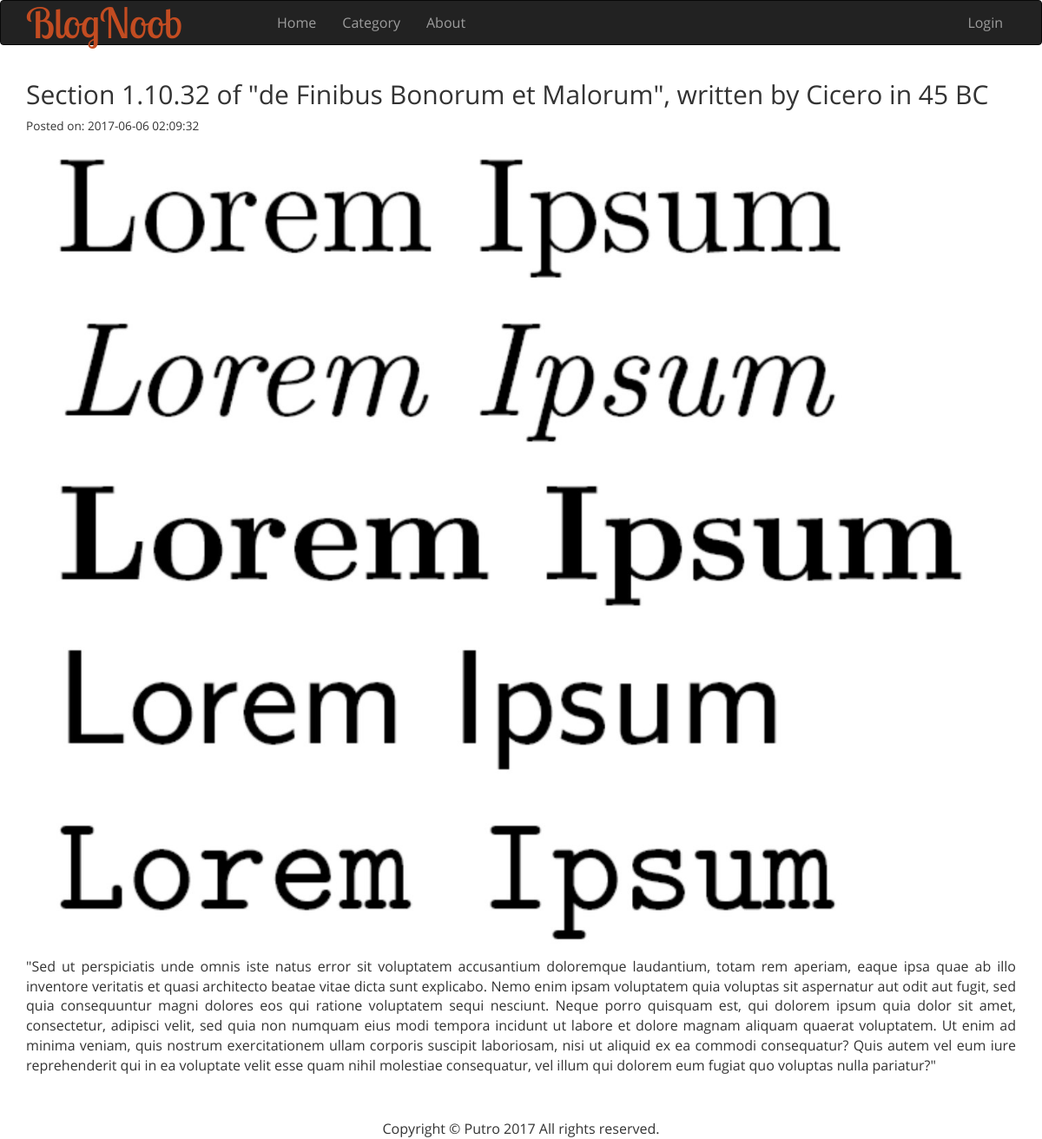
The page /posts/Section-11032-of-de-Finibus-Bonorum-et-Malorum-written-by-Cicero-in-45-BC on the database its author committed.
### tables this page shows
CREATE TABLE `posts` (
  `id` int(11) NOT NULL,
  `category_id` int(11) NOT NULL,
  `user_id` int(11) NOT NULL,
  `title` varchar(255) NOT NULL,
  `slug` varchar(255) NOT NULL,
  `body` text NOT NULL,
  `post_image` varchar(255) NOT NULL,
  `created_at` timestamp NOT NULL DEFAULT CURRENT_TIMESTAMP
);

### application/controllers/Posts.php (called while the page is built, shortened)
<?php
	class Posts extends CI_Controller{
		public function view($slug = NULL){
			$data['post'] = $this->post_model->get_posts($slug);
			$data['title'] = $data['post']['title'];
			$this->load->view('template/header');
			$this->load->view('posts/view', $data);
			$this->load->view('template/footer');
		}
	}

### index.php (called while the page is built, shortened)
<?php
require_once BASEPATH.'core/CodeIgniter.php';

### application/models/Post_model.php (called while the page is built, shortened)
<?php
	class Post_model extends CI_Model{
		public function get_posts($slug = FALSE){
			$query = $this->db->get_where('posts', array('slug' => $slug));
			return $query->row_array();
		}
}

### application/views/posts/view.php (the view, shortened to what this page needs)
<h2><?php echo $post['title']; ?></h2>
<small class="post-date">Posted on: <?php echo $post['created_at']; ?> </small><br>
<img class="img-thumbnail" src="<?php echo site_url(); ?>assets/images/posts/<?php echo $post['post_image']; ?>">
<div class="post-body">
	<?php echo $post['body']; ?>
</div>

### assets/css/style.css (style rules this page uses)
html, body { font-size: 100%; background: #fff; font-family:OpenSans-Regular; }
p { margin:0; }
#slider3-pager li,#slider4-pager li,#slider2-pager li, { display:inline-block; }
.img-thumbnail { border: none; }

### rows shown on the page
posts: title "Section 1.10.32 of \"de Finibus Bonorum et Malorum\", written by Cicero in 45 BC", created_at "2017-06-06 02:09:32", post_image (picture), body "\"Sed ut perspiciatis unde omnis iste natus error sit voluptatem accusantium doloremque laudantium, totam rem aperiam, eaque ipsa quae ab illo inventore veritatis et quasi architecto beatae vitae dicta sunt explicabo. Nemo enim ipsam voluptatem quia voluptas sit aspernatur aut odit aut fugit, sed quia consequuntur magni dolores eos qui ratione voluptatem sequi nesciunt. Neque porro quisquam est, qui dolorem ipsum quia dolor sit amet, consectetur, adipisci velit, sed quia non numquam eius modi tempora incidunt ut labore et dolore magnam aliquam quaerat voluptatem. Ut enim ad minima veniam, quis nostrum exercitationem ullam corporis suscipit laboriosam, nisi ut aliquid ex ea commodi…"
